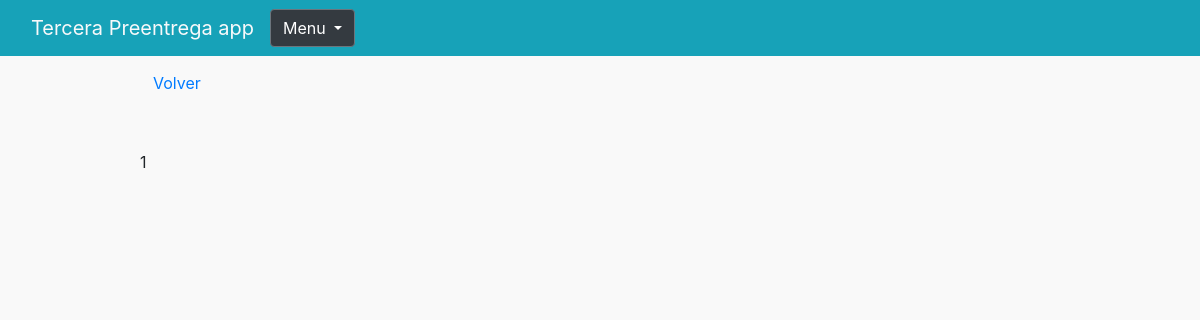
The page /tablaCarreras on the database as committed earlier.
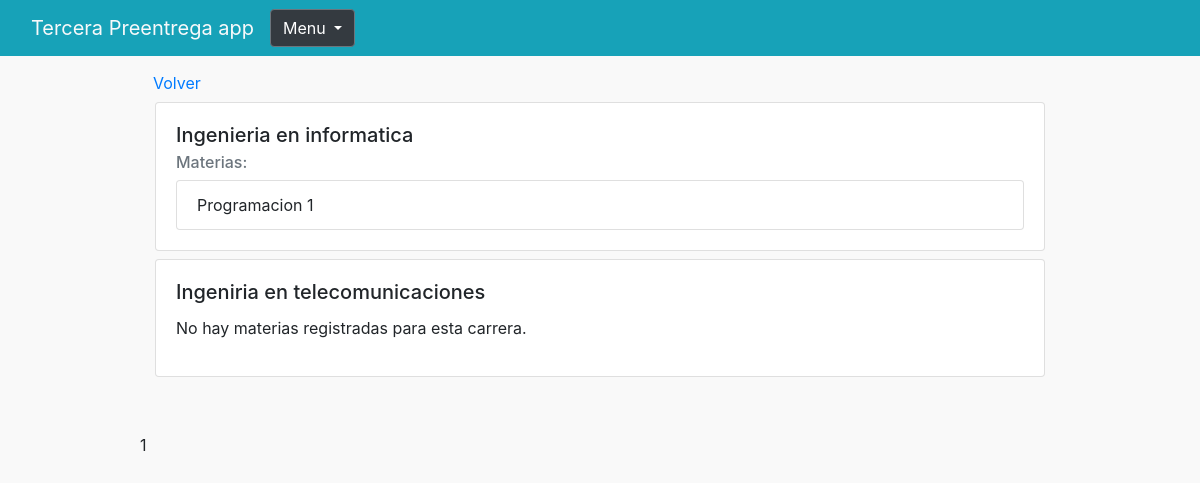
The same page on the database as committed later.
### terceraEntrega/models.py (models this page shows, shortened)
class Carrera(models.Model):
    nombre = models.CharField(max_length=1000)

class Ramo(models.Model):
    nombre = models.CharField(max_length=50)
    carrera = models.ForeignKey(Carrera, on_delete=models.CASCADE)

### terceraEntrega/views.py (the view)
# urls.py: path('tablaCarreras', views.tablaCarreras, name="TablaCarreras"),
def tablaCarreras(request):
    carreras = Carrera.objects.all()
    paginator = Paginator(carreras, 6)
    page = request.GET.get('page')
    try:
        carreras_page = paginator.get_page(page)
    except PageNotAnInteger:
        carreras_page = paginator.get_page(1)
    except EmptyPage:
        carreras_page = paginator.get_page(paginator.num_pages)
    return render(request, 'tablaCarreras.html', {'carreras_page': carreras_page})

### terceraEntrega/templates/tablaCarreras.html (shortened to what this page needs)
{% extends "base.html" %}
{% load static %}
{% block content %}
<div class="container">
    <div class="row mt-2">
        <a class="btn btn-link" href="{% url 'Home' %}">Volver</a>
    </div>
</div>
<div class="container mb-5">
    <div class="row justify-content-center">
        {% for c in carreras_page %}
        <div class="col-12 mb-2">
            <div class="card pt-8" style="width: 100%;">
                <div class="card-body">
                  <h5 class="card-title">{{ c.nombre }} </h5>
                  {% if c.ramo_set.exists %}
                      <h6 class="card-subtitle mb-2 text-muted">Materias:</h6>
                      <ul class="list-group">
                          {% for materia in c.ramo_set.all %}
                              <li class="list-group-item">{{ materia.nombre }}</li>
                          {% endfor %}
                      </ul>
                  {% else %}
                      <p>No hay materias registradas para esta carrera.</p>
                  {% endif %}
                </div>
            </div>
        </div>
        {% endfor %}
    </div>
</div>
<div class="pagination">
    <span class="step-links">
        <span class="current-page">{{ carreras_page.number }}</span>
    </span>
</div>
{% endblock content %}

Rows that differ between the two databases and show on the page:
added Carrera: nombre "Ingenieria en informatica"
added Ramo: nombre "Programacion 1"
added Carrera: nombre "Ingeniria en telecomunicaciones", shows "No hay materias registradas para esta carrera."
